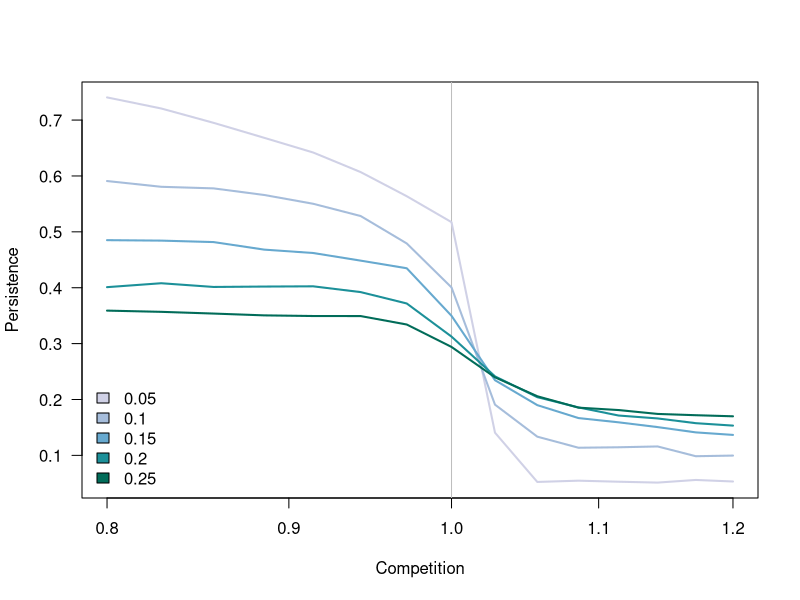

This chart was generated by the following R code:
d <- read.table("./figures/sm3.dat", h=T)
d <- aggregate(d, by=list(d$competition, d$connectance), mean)


library(RColorBrewer)

pdf("figures/connectance.pdf", height=5)

palette(brewer.pal(6, "PuBuGn")[-1])

plot(0, pch=NA, xlim=range(d$competition), ylim=range(d$richness),
      xlab = "Competition", ylab = "Persistence",
      las = 1, log='x')

abline(v=1, col='grey')

i <- 1
for(co in unique(d$connectance)) {
  x <- subset(d, connectance ==  co)
  lines(richness~competition, x, col = i, type='l', pch=19, lwd=2)
  i <- i + 1
}

legend("bottomleft", fill=c(1:5),
      legend=c(unique(d$connectance)),
      bty='n')

dev.off()
